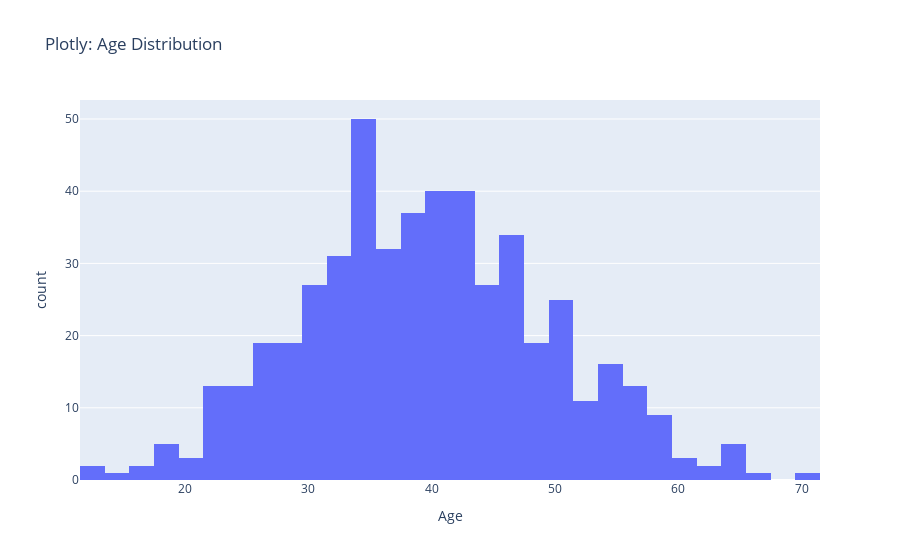

The notebook cell saved with this chart:
### Code cell
print("🔹 Seaborn - histplot")
sns.histplot(df['Age'], bins=30, kde=True)
plt.title("Seaborn: Age Distribution")
plt.show()

print("🔹 Plotly - histogram")
px.histogram(df, x='Age', nbins=30, title="Plotly: Age Distribution").show()

print("🔹 Matplotlib - hist")
plt.hist(df['Age'], bins=30, color='skyblue', edgecolor='black')
plt.title("Matplotlib: Age Distribution")
plt.xlabel("Age")
plt.ylabel("Frequency")
plt.grid(True)
plt.show()

### Figure 1 — Plotly figure (JSON) as saved in the notebook; plotly's stock layout.template omitted (floating-point values rounded to 4 significant figures; data arrays with more than 128 entries replaced by an {"elided": "..."} marker saying what was removed)
{"data": [{"bingroup": "x", "hovertemplate": "Age=%{x}<br>count=%{y}<extra></extra>", "legendgroup": "", "marker": {"color": "#636efa", "pattern": {"shape": ""}}, "name": "", "nbinsx": 30, "orientation": "v", "showlegend": false, "type": "histogram", "x": {"elided": "500 int values"}, "xaxis": "x", "yaxis": "y"}], "layout": {"barmode": "relative", "legend": {"tracegroupgap": 0}, "title": {"text": "Plotly: Age Distribution"}, "xaxis": {"anchor": "y", "domain": [0, 1], "title": {"text": "Age"}}, "yaxis": {"anchor": "x", "domain": [0, 1], "title": {"text": "count"}}}}
